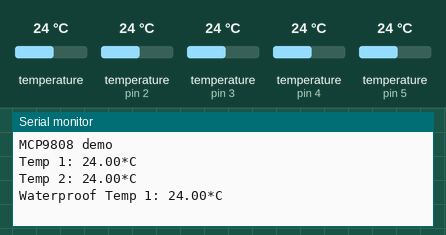
A sketch run on a simulated Arduino Uno, built with avr-gcc and run on an emulated ATmega328P. Shown: the last lines printed to the serial monitor. The test bench sets the inputs (shaded band); at power-on: temperature 24 °C, temperature (sensors on pin 2, pin 3, pin 4, pin 5) 24 °C.

Above: at 1.2 s.
1.3 s: temperature (sensor 0) set to 12 °C
At 4.7 s:
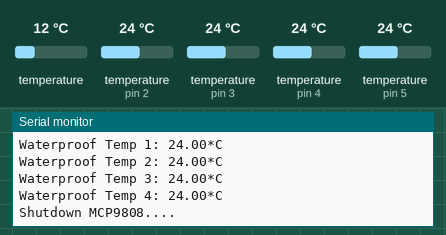
6.9 s: temperature (sensor on pin 2) set to 12 °C
At 7.6 s:
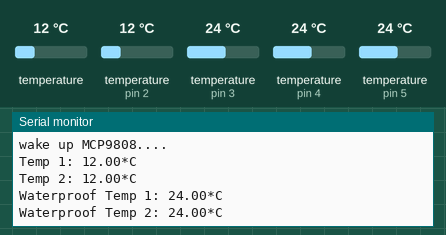
10.1 s: temperature (sensor on pin 3) set to 12 °C
At 11.2 s:
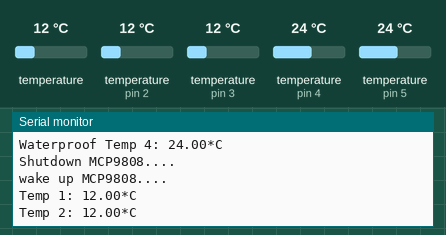
13.3 s: temperature (sensor on pin 4) set to 12 °C
At 14.04 s:
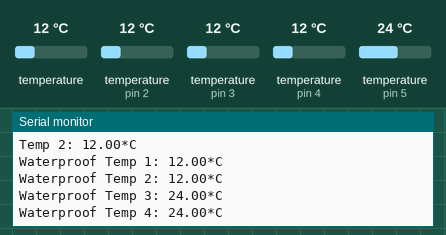
16.5 s: temperature (sensor on pin 5) set to 12 °C
At 19.6 s:
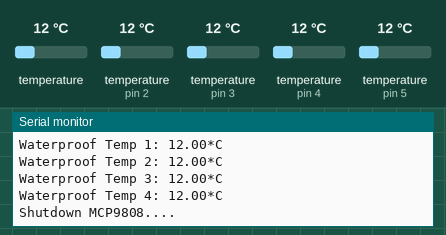
19.7 s: temperature (sensor 0) set to 19 °C
At 21.8 s:
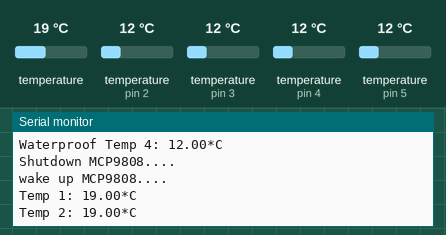
Timing chart, 0 to 23.3 s (numbered marks = the images above; inputs shaded):
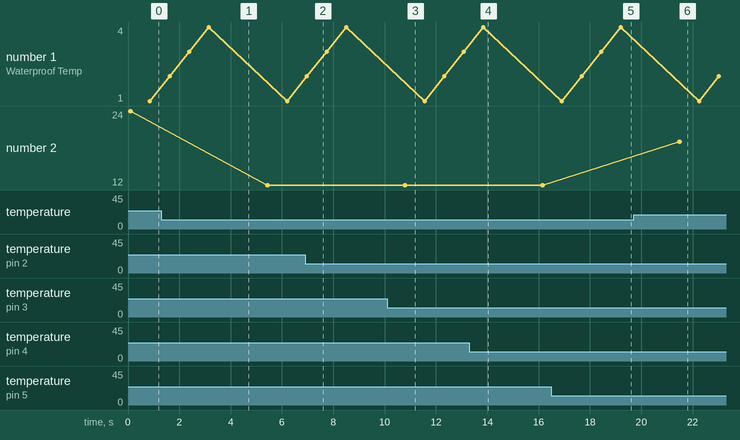

The sketch:

tiny-houses-sensor-project.ino
```cpp
#include <Wire.h>
#include "Adafruit_MCP9808.h"

#include <OneWire.h>
#include <DallasTemperature.h>

#define ONE_WIRE_BUS 2
#define ONE_WIRE_BUS2 3
#define ONE_WIRE_BUS3 4
#define ONE_WIRE_BUS4 5

// Create the MCP9808 temperature sensor object
Adafruit_MCP9808 tempsensor1 = Adafruit_MCP9808();
Adafruit_MCP9808 tempsensor2 = Adafruit_MCP9808();

OneWire oneWire(ONE_WIRE_BUS);
OneWire oneWire2(ONE_WIRE_BUS2);
OneWire oneWire3(ONE_WIRE_BUS3);
OneWire oneWire4(ONE_WIRE_BUS4);

DallasTemperature wptempsensor1(&oneWire);
DallasTemperature wptempsensor2(&oneWire2);
DallasTemperature wptempsensor3(&oneWire3);
DallasTemperature wptempsensor4(&oneWire4);

void setup() {
  Serial.begin(9600);
  Serial.println("MCP9808 demo");

  // Make sure the sensor is found, you can also pass in a different i2c
  // address with tempsensor.begin(0x19) for example
  if (!tempsensor1.begin(0x18)) {
    Serial.println("Couldn't find MCP9808 number 1!");
    while (1);
  }
  if (!tempsensor2.begin(0x19)) {
    Serial.println("Couldn't find MCP9808 number 2!");
    while (1);
  }

  wptempsensor1.begin();
  wptempsensor2.begin();
  wptempsensor3.begin();
  wptempsensor4.begin();
}

void loop() {
  // Read and print out the temperature, then convert to *F
  float c = tempsensor1.readTempC();
//  float f = c * 9.0 / 5.0 + 32;
  Serial.print("Temp 1: "); Serial.print(c); Serial.println("*C\t");
//  Serial.print(f); Serial.println("*F");

  c = tempsensor2.readTempC();
//  f = c * 9.0 / 5.0 + 32;
  Serial.print("Temp 2: "); Serial.print(c); Serial.println("*C\t");
//  Serial.print(f); Serial.println("*F");

  wptempsensor1.requestTemperatures();
  Serial.print("Waterproof Temp 1: ");
  Serial.print(wptempsensor1.getTempCByIndex(0));
  Serial.println("*C");

  wptempsensor2.requestTemperatures();
  Serial.print("Waterproof Temp 2: ");
  Serial.print(wptempsensor2.getTempCByIndex(0));
  Serial.println("*C");

  wptempsensor3.requestTemperatures();
  Serial.print("Waterproof Temp 3: ");
  Serial.print(wptempsensor3.getTempCByIndex(0));
  Serial.println("*C");

  wptempsensor4.requestTemperatures();
  Serial.print("Waterproof Temp 4: ");
  Serial.print(wptempsensor4.getTempCByIndex(0));
  Serial.println("*C");


  delay(250);

  Serial.println("Shutdown MCP9808.... ");
  tempsensor1.shutdown_wake(1); // shutdown MSP9808 - power consumption ~0.1 mikro Ampere
  tempsensor2.shutdown_wake(1); // shutdown MSP9808 - power consumption ~0.1 mikro Ampere

  delay(2000);

  Serial.println("wake up MCP9808.... "); // wake up MSP9808 - power consumption ~200 mikro Ampere
  tempsensor1.shutdown_wake(0);
  tempsensor2.shutdown_wake(0);


}
```

Measured:
- after the input at 16.5 s, the serial monitor: prints a new line after 2.7 s (image 5)
- after the input at 19.7 s, the serial monitor: prints a new line after 1.8 s (image 6)
- plotted number 2: 24 → 12 after the input at 1.3 s, 12 → 19 after the input at 19.7 s
